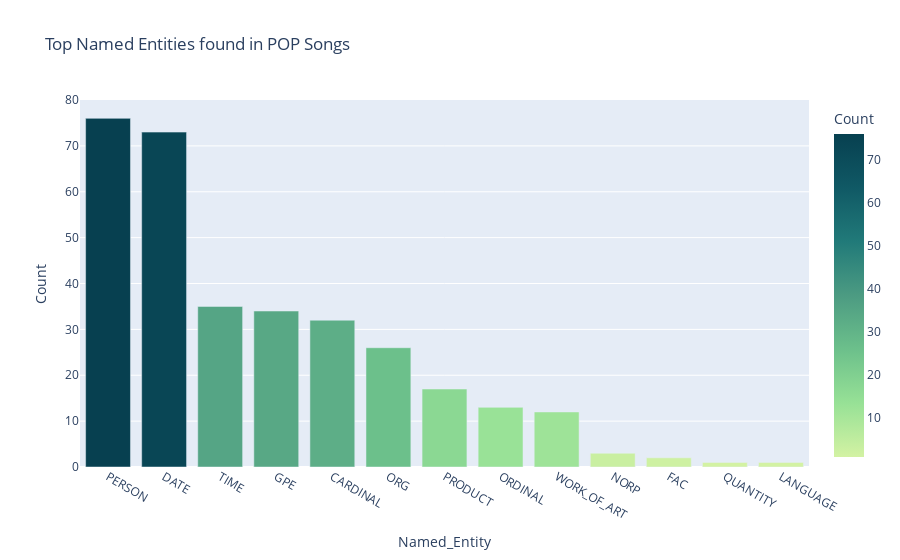

The code cell stored with this chart in its notebook:
### Code cell
fig = px.bar(
    entities_count,
    x="Named_Entity",
    y="Count",
    color = "Count",
    color_continuous_scale='emrld',
    title = "Top Named Entities found in POP Songs"
     )
fig.show()

### Figure 1 — Plotly figure (JSON) as saved in the notebook; plotly's stock layout.template omitted (floating-point values rounded to 4 significant figures)
{"data": [{"alignmentgroup": "True", "hovertemplate": "Named_Entity=%{x}<br>Count=%{marker.color}<extra></extra>", "legendgroup": "", "marker": {"color": [76, 73, 35, 34, 32, 26, 17, 13, 12, 3, 2, 1, 1], "coloraxis": "coloraxis", "pattern": {"shape": ""}}, "name": "", "offsetgroup": "", "orientation": "v", "showlegend": false, "textposition": "auto", "type": "bar", "x": ["PERSON", "DATE", "TIME", "GPE", "CARDINAL", "ORG", "PRODUCT", "ORDINAL", "WORK_OF_ART", "NORP", "FAC", "QUANTITY", "LANGUAGE"], "xaxis": "x", "y": [76, 73, 35, 34, 32, 26, 17, 13, 12, 3, 2, 1, 1], "yaxis": "y"}], "layout": {"autosize": true, "barmode": "relative", "coloraxis": {"colorbar": {"title": {"text": "Count"}}, "colorscale": [[0, "rgb(211, 242, 163)"], [0.1667, "rgb(151, 225, 150)"], [0.3333, "rgb(108, 192, 139)"], [0.5, "rgb(76, 155, 130)"], [0.6667, "rgb(33, 122, 121)"], [0.8333, "rgb(16, 89, 101)"], [1, "rgb(7, 64, 80)"]]}, "legend": {"tracegroupgap": 0}, "title": {"text": "Top Named Entities found in POP Songs"}, "xaxis": {"anchor": "y", "autorange": true, "domain": [0, 1], "range": [-0.5, 12.5], "title": {"text": "Named_Entity"}, "type": "category"}, "yaxis": {"anchor": "x", "autorange": true, "domain": [0, 1], "range": [0, 80], "title": {"text": "Count"}, "type": "linear"}}}
